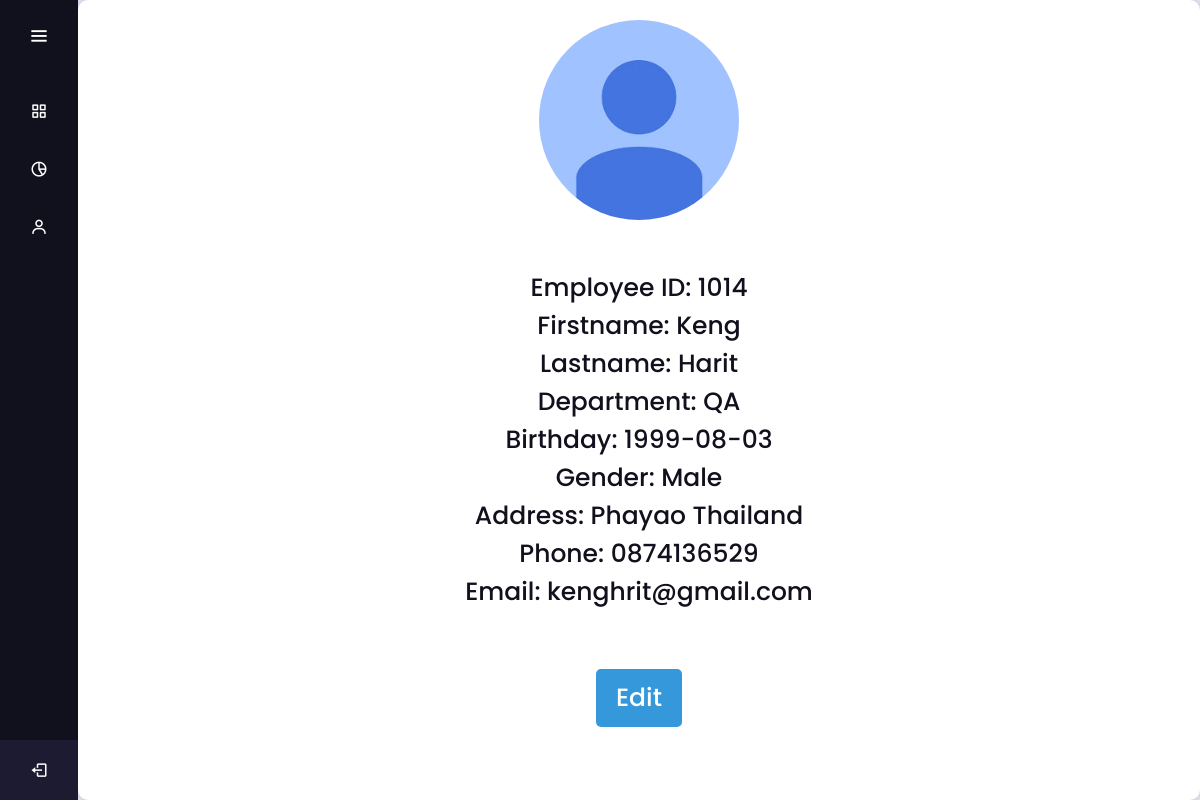
Page /profile.php (signed in) on the committed database.
### tables this page shows
CREATE TABLE `employee` (
  `emp_id` int(11) NOT NULL,
  `fname` varchar(50) NOT NULL,
  `lname` varchar(50) NOT NULL,
  `dep` int(11) DEFAULT NULL,
  `sex` varchar(20) NOT NULL,
  `birth` date NOT NULL,
  `email` varchar(50) NOT NULL,
  `phone` varchar(10) NOT NULL,
  `address` varchar(300) NOT NULL,
  `image_path` varchar(255) NOT NULL
);

CREATE TABLE `department` (
  `dep_id` int(11) NOT NULL,
  `dname` varchar(30) NOT NULL
);

### profile.php (the view, shortened to what this page needs)
<?php
$servername = "localhost";
$usersname  = "root";
$password   = "";
$database   = "data_time";
$conn = mysqli_connect($servername, $usersname, $password, $database);
$user_id = (int)$_SESSION['user_id'];
$sql = "SELECT e.emp_id, e.fname, e.lname, d.dname, e.birth, e.sex, e.address, e.phone, e.email
        FROM employee e
        LEFT JOIN department d ON e.dep = d.dep_id
        WHERE e.emp_id = $user_id";
$result = $conn->query($sql);
$user = ($result && $result->num_rows === 1) ? $result->fetch_assoc() : null;
$imageSql = "SELECT image_path FROM employee WHERE emp_id = $user_id";
$imageResult = $conn->query($imageSql);
if ($imageResult && $imageResult->num_rows > 0) {
    $imgRow    = $imageResult->fetch_assoc();
    $imagePath = !empty($imgRow['image_path']) ? $imgRow['image_path'] : "images/default2.jpg";
} else {
    $imagePath = "images/default2.jpg";
}
?>
<!DOCTYPE html>
<html lang="en" dir="ltr">
<head>
    <link rel="stylesheet" href="css/profilest.css" />
    <link href="https://unpkg.com/boxicons@2.0.7/css/boxicons.min.css" rel="stylesheet" />
</head>
<body>
    <div class="sidebar">
        <div class="logo-details">
            <i class="bx bx-menu" id="btn"></i>
        </div>
        <ul class="nav-list">
            <li>
                <a href="attendace.php">
                    <i class="bx bx-grid-alt"></i>
                </a>
            </li>
            <li>
                <a href="report.php">
                    <i class="bx bx-pie-chart-alt-2"></i>
                </a>
            </li>
            <li>
                <a href="profile.php">
                    <i class="bx bx-user"></i>
                </a>
            </li>
            <li class="profile">
                <div class="profile-details">
                    <div class="name_job">
                        <div class="name"><?php echo htmlspecialchars($user['fname'] ?? 'Employee'); ?></div>
                        <div class="job">Welcome</div>
                    </div>
                </div>
                <a href="logout.php"><i class="bx bx-log-out" id="log_out"></i></a>
            </li>
        </ul>
    </div>
    <section class="home-section">
        <div class="content" style="text-align:center;">
            <img src="<?php echo htmlspecialchars($imagePath); ?>" alt="Employee Image"
                style="max-width:200px; max-height:200px; border-radius:50%; object-fit:cover;">
            <br><br>
            <?php if ($user): ?>
                Employee ID: <?php echo htmlspecialchars($user['emp_id']); ?><br>
                Firstname: <?php echo htmlspecialchars($user['fname']); ?><br>
                Lastname: <?php echo htmlspecialchars($user['lname']); ?><br>
                Department: <?php echo htmlspecialchars($user['dname']); ?><br>
                Birthday: <?php echo htmlspecialchars($user['birth']); ?><br>
                Gender: <?php echo htmlspecialchars($user['sex']); ?><br>
                Address: <?php echo htmlspecialchars($user['address']); ?><br>
                Phone: <?php echo htmlspecialchars($user['phone']); ?><br>
                Email: <?php echo htmlspecialchars($user['email']); ?><br>
            <?php else: ?>
                No user information found
            <?php endif; ?>
            <br>
            <a href="edit_profile.php" class="btn">Edit</a>
        </div>
    </section>
</body>
</html>

### css/profilest.css (style rules this page uses)
* { margin: 0; padding: 0; box-sizing: border-box; font-family: "Poppins", sans-serif; }
.sidebar { position: fixed; left: 0; top: 0; height: 100%; width: 78px; background: #11101d; padding: 6px 14px; z-index: 99; transition: all 0.5s ease; }
.sidebar .logo-details { height: 60px; display: flex; align-items: center; position: relative; }
.sidebar .logo-details #btn { position: absolute; top: 50%; right: 0; transform: translateY(-50%); font-size: 22px; transition: all 0.4s ease; font-size: 23px; text-align: center; cursor: pointer; transition: all 0.5s ease; }
.sidebar i { color: #fff; height: 60px; min-width: 50px; font-size: 28px; text-align: center; line-height: 60px; }
.sidebar .nav-list { margin-top: 20px; height: 100%; }
.sidebar li { position: relative; margin: 8px 0; list-style: none; }
.sidebar li a { display: flex; height: 100%; width: 100%; border-radius: 12px; align-items: center; text-decoration: none; transition: all 0.4s ease; background: #11101d; }
.sidebar li i { height: 50px; line-height: 50px; font-size: 18px; border-radius: 12px; }
.sidebar li.profile { position: fixed; height: 60px; width: 78px; left: 0; bottom: -8px; padding: 10px 14px; background: #1d1b31; transition: all 0.5s ease; overflow: hidden; }
.sidebar li .profile-details { display: flex; align-items: center; flex-wrap: nowrap; }
.sidebar li.profile .name, .sidebar li.profile .job { font-size: 15px; font-weight: 400; color: #fff; white-space: nowrap; }
.sidebar li.profile .job { font-size: 12px; }
.sidebar .profile #log_out { position: absolute; top: 50%; right: 0; transform: translateY(-50%); background: #1d1b31; width: 100%; height: 60px; line-height: 60px; border-radius: 0px; transition: all 0.5s ease; }
.home-section { position: relative; background: #e4e9f7; min-height: 100vh; top: 0; left: 78px; width: calc(100% - 78px); transition: all 0.5s ease; z-index: 2; display: flex; justify-content: center; align-items: center; }
.home-section .content { display: inline-block; color: #11101d; font-size: 25px; font-weight: 500; }
.content { display: flex; flex-direction: column; align-items: center; text-align: center; font-size: 16px; padding: 20px; border-radius: 10px; background-color: #fff; box-shadow: 0 0 10px rgba(0, 0, 0, 0.2); width: 1200px; height: 800px; }
img { border-radius: 50%; max-width: 200px; max-height: 200px; }
.btn { display: inline-block; padding: 10px 20px; background-color: #3498db; color: #fff; text-decoration: none; border-radius: 5px; margin-top: 20px; transition: background-color 0.3s; }

### rows in the picture
employee: emp_id "1014", fname "Keng", lname "Harit", dep.dname "QA", birth "1999-08-03", sex "Male", address "Phayao Thailand", phone "0874136529", email "kenghrit@gmail.com"
